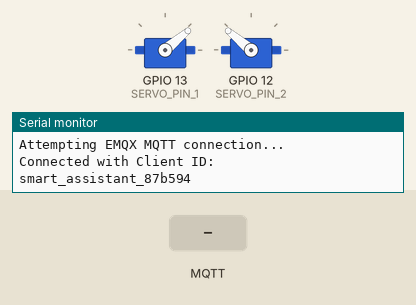
Recording of a sketch running on a simulated ESP32. Parts: 2 × servo, the last lines printed to the serial monitor. The test bench sets the inputs (shaded band). WiFi joins after 1.5 s; servers stay silent unless stated; random numbers use the default seed unless the sketch sets one; no MQTT or app messages arrive unless stated.

Above: at 4.7 s.
4.8 s: MQTT message "True" arrives on the first subscribed topic
At 5.07 s:
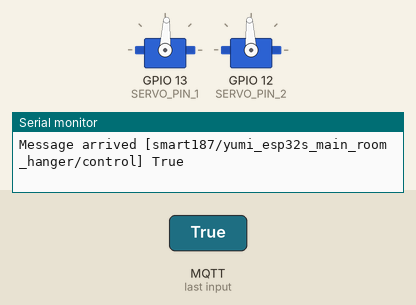
At 6.15 s:
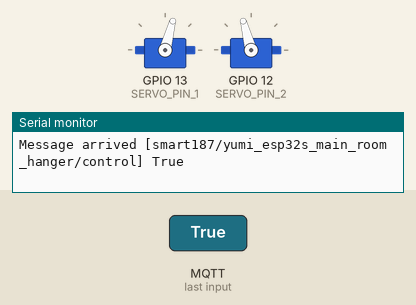
7.8 s: MQTT message "False" arrives on the first subscribed topic
12.9 s: MQTT message "True" arrives on the first subscribed topic
At 13.17 s:
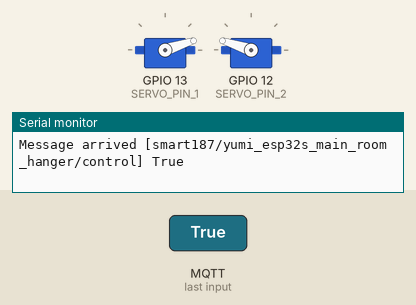
Timing chart, 0 to 16.6 s (numbered marks = the images above; inputs shaded):
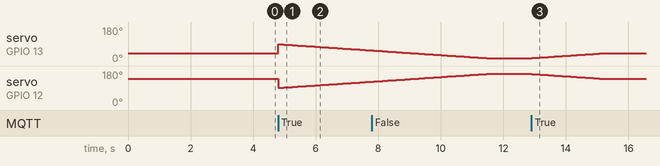

Measured:
- after the input at 4.8 s, servo on GPIO 13 (SERVO_PIN_1): 40° → 89° at once, → 88° 0.09 s later, → 87° 0.09 s later, → 86° 0.09 s later, … (34 changes in this stretch); servo on GPIO 12 (SERVO_PIN_2): 140° → 91° at once, → 92° 0.09 s later, → 93° 0.09 s later, → 94° 0.09 s later, … (34 changes in this stretch)
- after the input at 12.9 s, servo on GPIO 13 (SERVO_PIN_1): moves from 15° to 40° over 2.2 s, starting at once; servo on GPIO 12 (SERVO_PIN_2): moves from 165° to 140° over 2.2 s, starting at once

The sketch:

hanger.ino
```cpp
#include <WiFi.h>
#include <PubSubClient.h>
#include <ESP32Servo.h>  // Include servo library

#define SERVO_PIN_1 13   // Servo 1, front side
#define SERVO_PIN_2 12   // Servo 2, opposite side

const char *ssid = "OPPO Reno12 5G";
const char *password = "z63ri8fz";

String mqtt_ClientID = "smart_assistant_87";

// Define your topics to subscribe / publish
const char* sub_topic = "smart187/yumi_esp32s_main_room_hanger/control";
const char* pub_topic = "smart187/yumi_esp32s_main_room_hanger/ack";
const char* pub_init_topic = "smart187/yumi_esp32s_main_room_hanger/is_back";

// EMQX broker parameters
const char *mqtt_server = "broker.emqx.io";
const char *mqtt_userName = "smart_assistant";
const char *mqtt_password = "alivetoA+";

WiFiClient espClient;
PubSubClient client(espClient);

Servo servo1;  // Front servo
Servo servo2;  // Opposite servo

void setup_wifi() {
    delay(10);
    Serial.println();
    Serial.print("Connecting to ");
    Serial.println(ssid);

    WiFi.mode(WIFI_STA);
    WiFi.begin(ssid, password);

    while (WiFi.status() != WL_CONNECTED) {
        delay(500);
        Serial.print(".");
    }

    randomSeed(micros());

    Serial.println("");
    Serial.println("WiFi connected");
    Serial.println("IP address: ");
    Serial.println(WiFi.localIP());
}

void moveServosSmooth(int angle1, int angle2) {
    static int current1 = 90;
    static int current2 = 90;

    while (current1 != angle1 || current2 != angle2) {
        if (current1 < angle1) current1++;
        else if (current1 > angle1) current1--;

        if (current2 < angle2) current2++;
        else if (current2 > angle2) current2--;

        servo1.write(current1);
        servo2.write(current2);

        delay(90);  // Control speed, higher value means slower movement
    }
}


void callback(char *topic, byte *payload, unsigned int length) {
    Serial.print("Message arrived [");
    Serial.print(topic);
    Serial.print("] ");
    for (int i = 0; i < length; i++) {
        Serial.print((char)payload[i]);
    }
    Serial.println();

    payload[length] = '\0';  // Important
    String message = (char *)payload;

    if (strcmp(topic, sub_topic) == 0) {
        if (message == "True") {
            moveServosSmooth(40, 140);  // GPIO13 = 40°, GPIO12 = 140°
            client.publish(pub_topic, "Servos moved: ON");
        }
        else if (message == "False") {
            moveServosSmooth(15, 165);  // GPIO13 = 15°, GPIO12 = 165°
            client.publish(pub_topic, "Servos moved: OFF");
        }
    }
}

void reconnect() {
    while (!client.connected()) {
        Serial.println("Attempting EMQX MQTT connection...");
        String clientId = mqtt_ClientID + String(random(0xffff), HEX);  // Avoid ID conflicts
        if (client.connect(clientId.c_str(), mqtt_userName, mqtt_password)) {
            Serial.print("Connected with Client ID: ");
            Serial.println(clientId);
            client.publish(pub_init_topic, "Hi, I'm online!");
            client.subscribe(sub_topic);
        } else {
            Serial.print("failed, rc=");
            Serial.print(client.state());
            Serial.println(" try again in 5 seconds");
            delay(5000);
        }
    }
}

void setup() {
    Serial.begin(115200);
    setup_wifi();
    client.setServer(mqtt_server, 1883);
    client.setCallback(callback);

    // Initialize PWM period
    servo1.setPeriodHertz(50);
    servo2.setPeriodHertz(50);

    // Wait a bit before attaching servos (to stabilize voltage)
    delay(1000);

    // Attach servos
    servo1.attach(SERVO_PIN_1, 500, 2400);
    servo2.attach(SERVO_PIN_2, 500, 2400);

    // Set default buffer angle (e.g., 90 degrees)
    servo1.write(40);
    servo2.write(140);

    // Wait for servos to slowly move to target angle
    delay(1000);
}


void loop() {
    if (!client.connected()) {
        reconnect();
    }
    client.loop();
}
```
